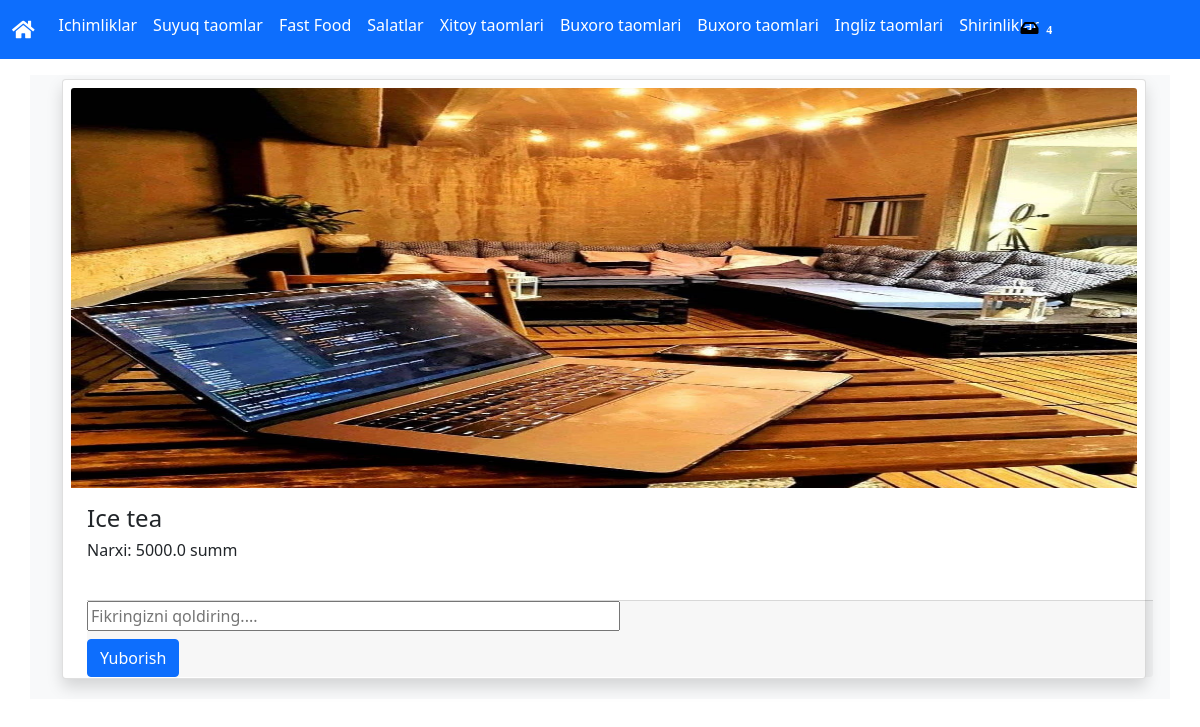
Page /shop/2/ on the committed database.
### shop/models.py (models this page shows)
class Categories(models.Model):
    category_name = models.CharField(max_length=100,null=True)
    description = models.CharField(max_length=200,null=True)
    added_time = models.DateTimeField(auto_now_add=True)

class Products(models.Model):
    product_name = models.CharField(max_length=100,null=True)
    product_image = models.ImageField(null=True)
    price = models.FloatField(null=True)
    category_id = models.FloatField()
    @property
    def imageUrl(self):
        try:
            return self.product_image.url
        except Exception as exp:
            return exp

### shop/views.py (the view)
# urls.py: path('<str:category_id>/',category,name = 'category_id'),
def category(request,category_id):
    cats = Categories.objects.all()
    product = Products.objects.filter(id=int(category_id))
    context = {
        'cats':cats,
        'products':product
    }
    return render(request,'one_product.html',context)

### templates/one_product.html (shortened to what this page needs)
<!DOCTYPE html>
{% load static %}
<html lang="en">
<head>
    <link rel="stylesheet" href="{%static 'font/css/all.min.css'%}">
    <link rel="stylesheet" href="{% static 'bootstrap/css/bootstrap.min.css' %}">
    <link rel="stylesheet" href="{% static 'css/style.css' %}">
</head>
<body>
<nav class="navbar navbar-expand-lg navbar-light bg-primary text-light mb-3 " >
  <div class="container-fluid" >
    <a class="navbar-brand" href="#" style="color: white"><i class="fas fa-home"></i></a>
    <div class="collapse navbar-collapse" id="navbarNavAltMarkup">
      <div class="navbar-nav" >
          {% for i in cats%}
          <a class="nav-link active "  aria-current="page" href="{{i.id}}" style="color: white" ><h6>{{i.category_name}}</h6></a>
          {% endfor %}
      </div>
    </div>
  </div>
    <i class="fas fa-inbox position-absolute p-0 m-0 " style="right: 140px; color: black"><span class="badge badge-secondary ">4</span></i>
</nav>
<p>
<div class="container bg-light">
    <div class="row  p-1 m-1 w-100 ">
        {%for i in products%}
         <div class="col-12 mb-3 ">
        <div class="card w-100 shadow p-2" style="width: 18rem; height: 600px; box-sizing: border-box">
  <img src="{{i.imageUrl}}" class="card-img-top " style="height: 400px" alt="{{i.product_name}}">
  <div class="card-body">
    <h4 class="card-title">{{i.product_name}}</h4>
    <h6>Narxi: {{i.price}} summ</h6>
  </div>
  <div class="card-footer w-100 p-0 m-3 ">
      <input class="input-group w-50" type="text" placeholder="Fikringizni qoldiring...."/>
      <button class="btn btn-hover btn-primary mt-2">Yuborish</button>
  </div>
        </div></div>
        {%endfor%}
    </div>
    </div>
</body>
</html>

### rows in the picture
Categories: category_name "Ichimliklar"
Categories: category_name "Suyuq taomlar"
Categories: category_name "Fast Food"
Categories: category_name "Salatlar"
Categories: category_name "Xitoy taomlari"
Categories: category_name "Buxoro taomlari"
Categories: category_name "Buxoro taomlari"
Categories: category_name "Ingliz taomlari"
Categories: category_name "Shirinliklar"
Products: imageUrl (picture), product_name "Ice tea", price "5000.0"
